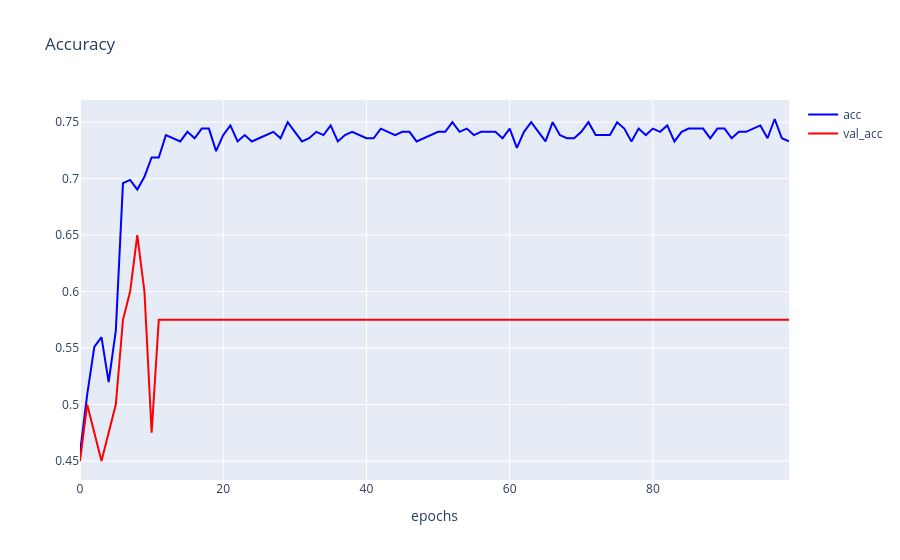

The notebook cell this image was saved under:
### Code cell
h1 = go.Scatter(y=his.history['accuracy'], 
                    mode="lines", line=dict(
                    width=2,
                    color='blue'),
                    name="acc"
                   )
h2 = go.Scatter(y=his.history['val_accuracy'], 
                    mode="lines", line=dict(
                    width=2,
                    color='red'),
                    name="val_acc"
                   )

data = [h1,h2]
layout1 = go.Layout(title='Accuracy',
                   xaxis=dict(title='epochs'),
                   yaxis=dict(title=''))
fig1 = go.Figure(data = data, layout=layout1)
plotly.offline.iplot(fig1)
